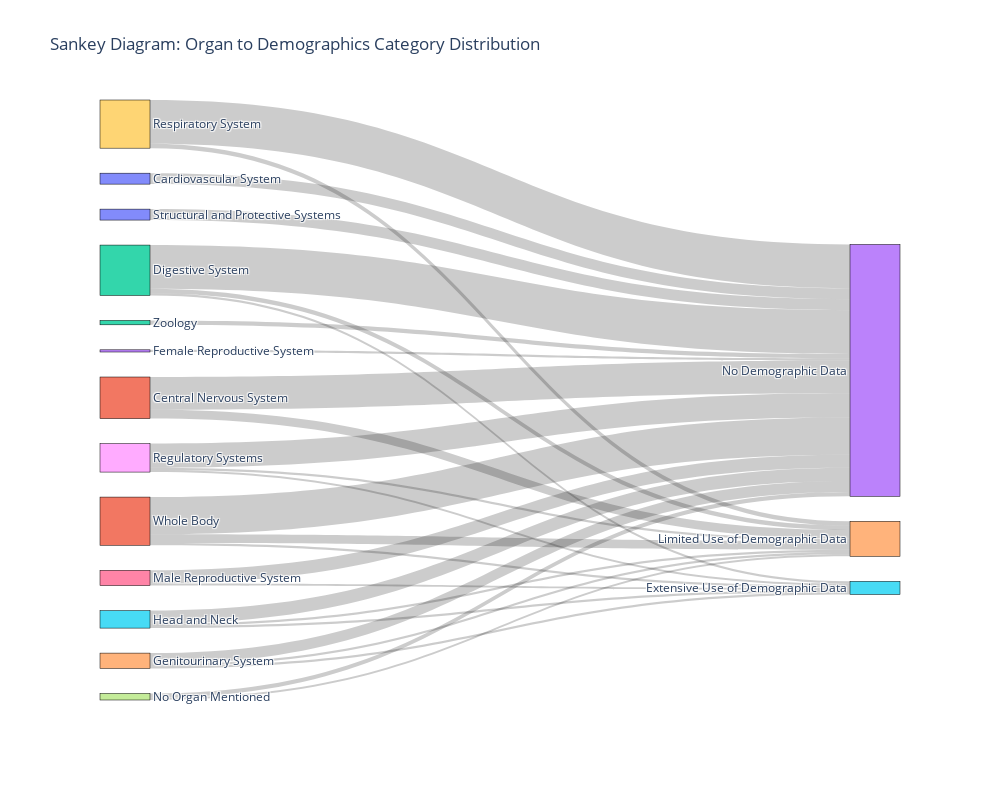
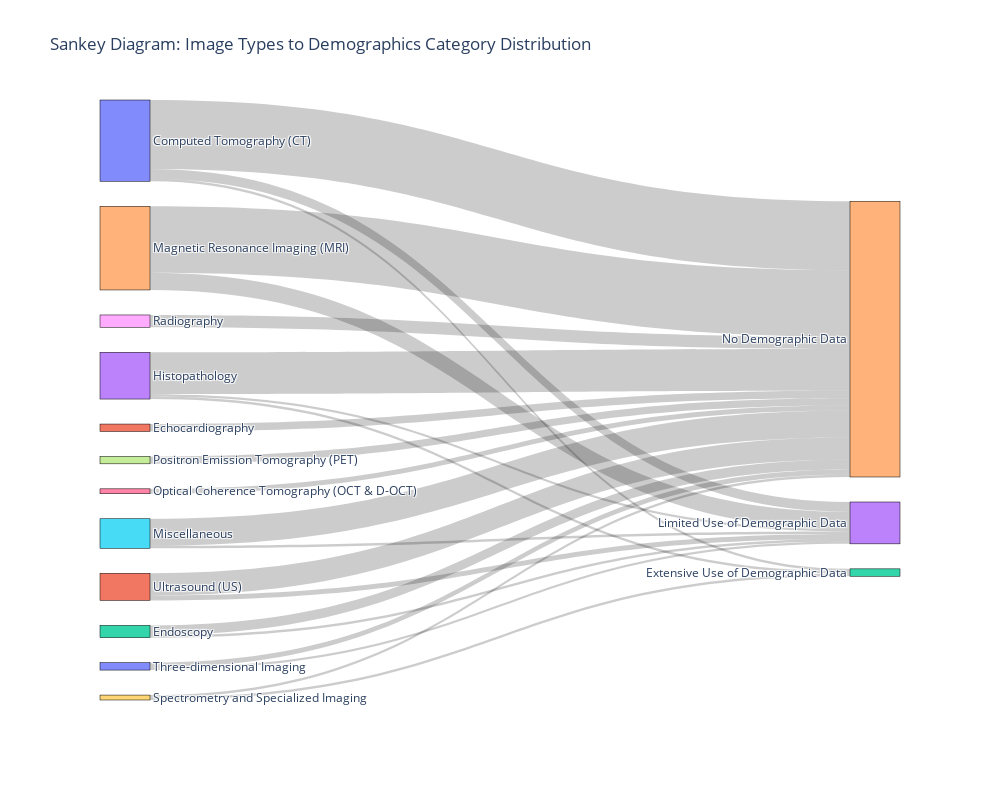
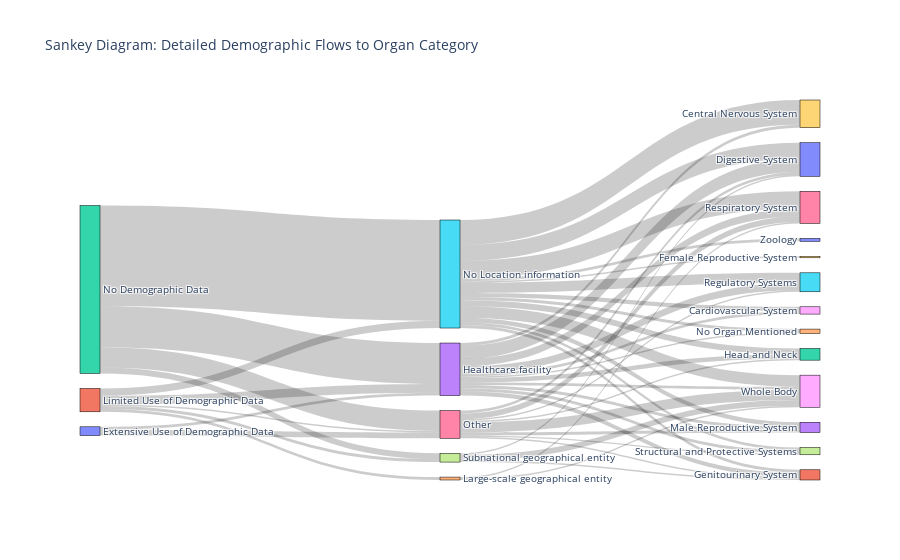

The notebook cell saved with these charts, in order:
### Code cell
filename = '/Users/yasminsarkhosh/Documents/GitHub/machine-learning-bsc-thesis-2024/notebooks/updated notebooks/preprocessed_annotation_data.csv'

# Sankey diagram for image types to demographics category distribution
fig = prepare_and_plot_sankey_organs(filename)
fig.show()

# Sankey diagram for image category distribution
fig = prepare_and_plot_sankey_images(filename)
fig.show()

# Sankey diagram for detailed demographic flows: demographics, to location types to organ category
fig = prepare_and_plot_sankey_extended(filename)
fig.show()

### Figure 1 — Plotly figure (JSON) as saved in the notebook; plotly's stock layout.template omitted (floating-point values rounded to 4 significant figures)
{"data": [{"link": {"source": [0, 1, 1, 2, 2, 2, 3, 4, 4, 4, 5, 5, 5, 6, 6, 7, 7, 8, 8, 8, 9, 9, 10, 11, 11, 11, 12], "target": [13, 14, 13, 15, 14, 13, 13, 15, 14, 13, 15, 14, 13, 15, 13, 14, 13, 15, 14, 13, 14, 13, 13, 15, 14, 13, 13], "value": [5, 4, 15, 1, 2, 20, 1, 1, 1, 5, 1, 1, 6, 1, 6, 1, 2, 1, 1, 11, 2, 20, 5, 1, 4, 17, 2]}, "node": {"label": ["Cardiovascular System", "Central Nervous System", "Digestive System", "Female Reproductive System", "Genitourinary System", "Head and Neck", "Male Reproductive System", "No Organ Mentioned", "Regulatory Systems", "Respiratory System", "Structural and Protective Systems", "Whole Body", "Zoology", "No Demographic Data", "Limited Use of Demographic Data", "Extensive Use of Demographic Data"], "line": {"color": "black", "width": 0.5}, "pad": 25, "thickness": 50}, "type": "sankey"}], "layout": {"autosize": false, "font": {"size": 12}, "height": 800, "hoverlabel": {"bgcolor": "white", "bordercolor": "black", "font": {"color": "black", "family": "Arial", "size": 12}}, "hovermode": "x", "margin": {"b": 100, "l": 100, "r": 100, "t": 100}, "plot_bgcolor": "rgba(0,0,0,0)", "title": {"text": "Sankey Diagram: Organ to Demographics Category Distribution"}, "width": 1000}}

### Figure 2 — Plotly figure (JSON) as saved in the notebook; plotly's stock layout.template omitted (floating-point values rounded to 4 significant figures)
{"data": [{"link": {"source": [0, 0, 0, 1, 2, 2, 3, 3, 3, 4, 4, 5, 5, 6, 7, 8, 9, 9, 10, 10, 11, 11], "target": [12, 13, 14, 14, 13, 14, 12, 13, 14, 13, 14, 13, 14, 14, 14, 14, 12, 14, 13, 14, 13, 14], "value": [1, 4, 28, 3, 1, 4, 1, 1, 17, 7, 27, 1, 11, 2, 3, 5, 1, 1, 1, 2, 2, 9]}, "node": {"label": ["Computed Tomography (CT)", "Echocardiography", "Endoscopy", "Histopathology", "Magnetic Resonance Imaging (MRI)", "Miscellaneous", "Optical Coherence Tomography (OCT & D-OCT)", "Positron Emission Tomography (PET)", "Radiography", "Spectrometry and Specialized Imaging", "Three-dimensional Imaging", "Ultrasound (US)", "Extensive Use of Demographic Data", "Limited Use of Demographic Data", "No Demographic Data"], "line": {"color": "black", "width": 0.5}, "pad": 25, "thickness": 50}, "type": "sankey"}], "layout": {"autosize": false, "font": {"size": 12}, "height": 800, "hoverlabel": {"bgcolor": "white", "bordercolor": "black", "font": {"color": "black", "family": "Arial", "size": 12}}, "hovermode": "x", "margin": {"b": 100, "l": 100, "r": 100, "t": 100}, "plot_bgcolor": "rgba(0,0,0,0)", "title": {"text": "Sankey Diagram: Image Types to Demographics Category Distribution"}, "width": 1000}}

### Figure 3 — Plotly figure (JSON) as saved in the notebook; plotly's stock layout.template omitted (floating-point values rounded to 4 significant figures)
{"data": [{"link": {"source": [0, 0, 1, 1, 1, 1, 1, 2, 2, 2, 2, 3, 3, 3, 3, 3, 3, 3, 3, 3, 3, 3, 4, 4, 5, 5, 5, 5, 5, 5, 5, 5, 5, 5, 5, 5, 5, 6, 6, 6, 6, 6, 6, 6, 6, 7, 7, 7], "target": [3, 6, 3, 4, 5, 6, 7, 3, 5, 6, 7, 8, 9, 10, 11, 12, 13, 14, 15, 16, 17, 18, 16, 18, 8, 9, 10, 19, 11, 12, 13, 14, 15, 16, 17, 18, 20, 10, 11, 12, 13, 15, 16, 17, 18, 10, 11, 18], "value": [2, 4, 6, 2, 5, 1, 2, 28, 69, 14, 4, 2, 2, 9, 3, 3, 2, 1, 5, 5, 2, 2, 1, 1, 3, 17, 11, 1, 2, 4, 3, 2, 7, 12, 2, 8, 2, 2, 1, 1, 2, 1, 4, 1, 7, 1, 1, 4]}, "node": {"label": ["Extensive Use of Demographic Data", "Limited Use of Demographic Data", "No Demographic Data", "Healthcare facility", "Large-scale geographical entity", "No Location information", "Other", "Subnational geographical entity", "Cardiovascular System", "Central Nervous System", "Digestive System", "Genitourinary System", "Head and Neck", "Male Reproductive System", "No Organ Mentioned", "Regulatory Systems", "Respiratory System", "Structural and Protective Systems", "Whole Body", "Female Reproductive System", "Zoology"], "line": {"color": "black", "width": 0.5}, "pad": 15, "thickness": 20}, "type": "sankey"}], "layout": {"font": {"size": 10}, "title": {"text": "Sankey Diagram: Detailed Demographic Flows to Organ Category"}}}
